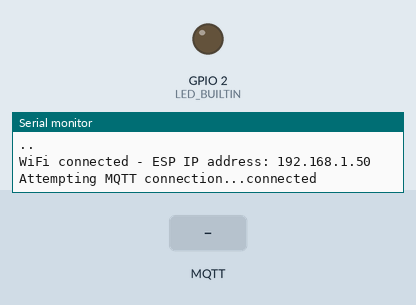
Simulated run of this sketch. Board: ESP8266 (NodeMCU). On the bench: output pins drawn as LEDs (lit = HIGH, except the on-board LED, lit = LOW), the last lines printed to the serial monitor. Inputs (shaded band) come from the test bench. WiFi joins after 1.5 s; servers stay silent unless stated; no MQTT or app messages arrive unless stated.

Above: at 3.2 s.
3.3 s: MQTT message "on" arrives on the first subscribed topic
At 3.7 s:
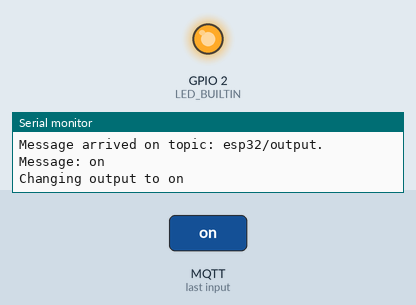
6.3 s: MQTT message "off" arrives on the first subscribed topic
At 7.2 s:
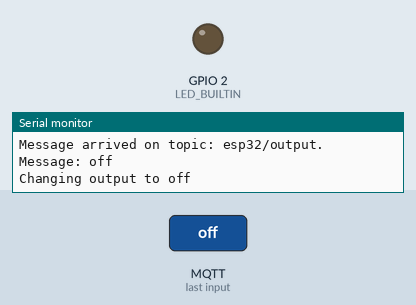
Timing chart, 0 to 9.3 s (numbered marks = the images above; inputs shaded):
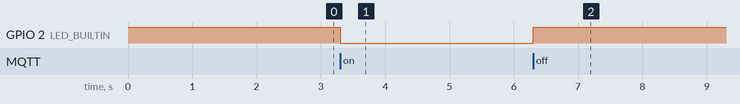

Measured:
- after the input at 3.3 s, GPIO 2 (LED_BUILTIN): HIGH → LOW at once
- after the input at 6.3 s, GPIO 2 (LED_BUILTIN): LOW → HIGH at once

The sketch:

sub.ino
```cpp
#include <ESP8266WiFi.h>
#include <PubSubClient.h>


const char* ssid = "Shubham";                    // Enter wi-fi SSID
const char* password = "11111111";               //Enter wi-fi password

const char* mqtt_server = "192.168.43.121";     // Enter server IP or localhost IP address (If you are using a local mqtt broker)
//const int mqttPort = 1883;                       // Port for MQTT protocol

WiFiClient espClient2;
PubSubClient client(espClient2);


int i=1;
String datasensor;


void reconnect() {
  // Loop until we're reconnected
  while (!client.connected()) {
    Serial.print("Attempting MQTT connection...");
    // Attempt to connect
    if (client.connect("ESP8266Client")) {
      Serial.println("connected");
      // Subscribe
      client.subscribe("esp32/output");
    } else {
      Serial.print("failed, rc=");
      Serial.print(client.state());
      Serial.println(" try again in 5 seconds");
      // Wait 5 seconds before retrying
      delay(5000);
    }
  }
}


void setup() {

  Serial.begin(115200);                                           //Now 8-9 data per second,   Change Baudrate to receive data at different speed
  pinMode(LED_BUILTIN, OUTPUT);
  digitalWrite(LED_BUILTIN, HIGH);

  Serial.print("Connecting to ");
  Serial.println(ssid);
  WiFi.begin(ssid, password);                                     // Connecting to wi-fi
  while (WiFi.status() != WL_CONNECTED) {
    delay(1000);
    Serial.print(".");
  }
  Serial.println("");
  Serial.print("WiFi connected - ESP IP address: ");
  Serial.println(WiFi.localIP());

  client.setServer(mqtt_server, 1883);
 client.setCallback(callback);


 while(!Serial) {}


}


void callback(char* topic, byte* message, unsigned int length) {
  Serial.print("Message arrived on topic: ");
  Serial.print(topic);
  Serial.print(". Message: ");
  String messageTemp;

  for (int i = 0; i < length; i++) {
    Serial.print((char)message[i]);
    messageTemp += (char)message[i];
  }
  Serial.println();

  // Feel free to add more if statements to control more GPIOs with MQTT

  // If a message is received on the topic esp32/output, you check if the message is either "on" or "off".
  // Changes the output state according to the message
  if (String(topic) == "esp32/output") {
    Serial.print("Changing output to ");
    if(messageTemp == "on"){
      Serial.println("on");
      digitalWrite(LED_BUILTIN, LOW);
    }
    else if(messageTemp == "off"){
      Serial.println("off");
      digitalWrite(LED_BUILTIN, HIGH);
    }
  }
}


void loop() {
   if (!client.connected()) {
    reconnect();
  }
  client.loop();
}
```
